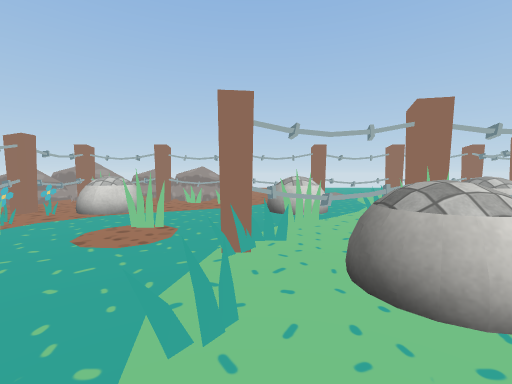
[1] (above)

24 first-person views from a walk through a scene from a Unity 3-D project. The camera is 1.2 m above the floor, tilts 4° down and sees 90° across. The floor is counted in squares, 1 m on a side. Each view is taken from the middle of a square. On the plan, view 1 faces up. The plan holds only what a view shows up to about 12 squares ahead; the rest is blank. The place goes on beyond the plan. The player is left out. Some surface patterns are stand-ins.

[2]
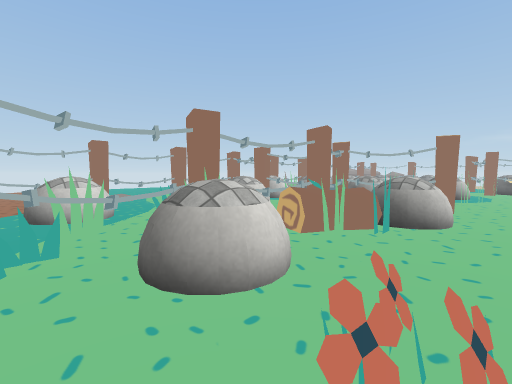

[3]
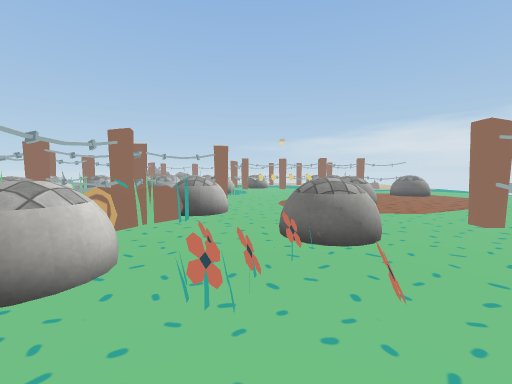

[4]
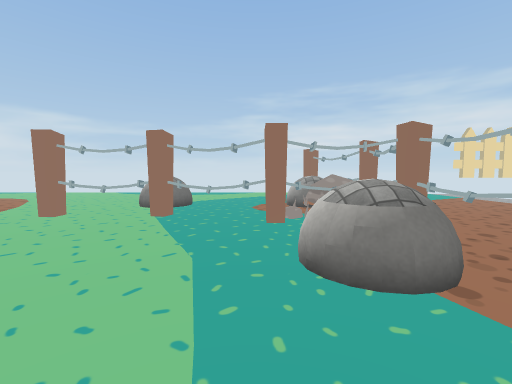

[5]
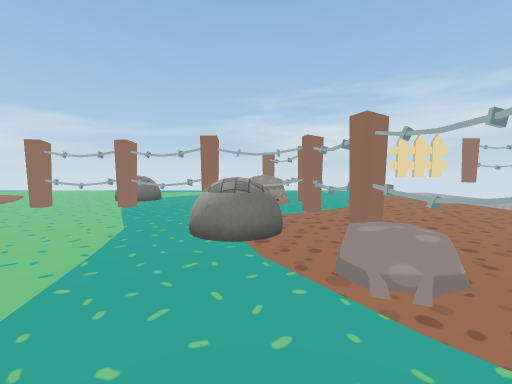

[6]
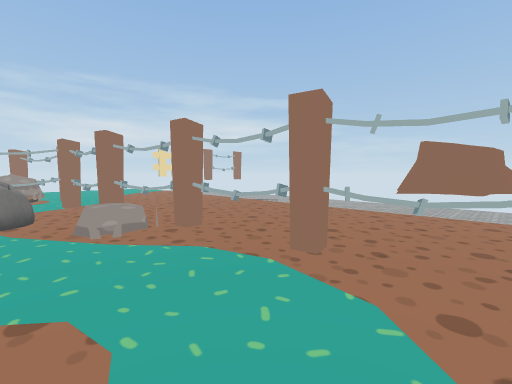

[7]
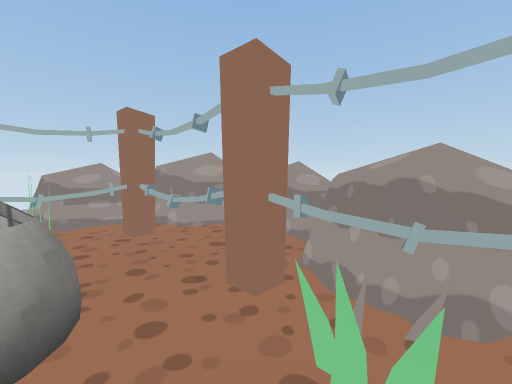

[8]
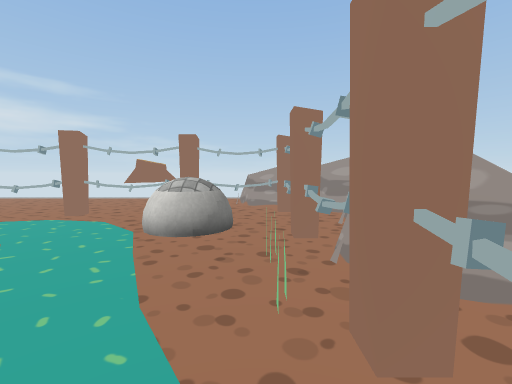

[9]
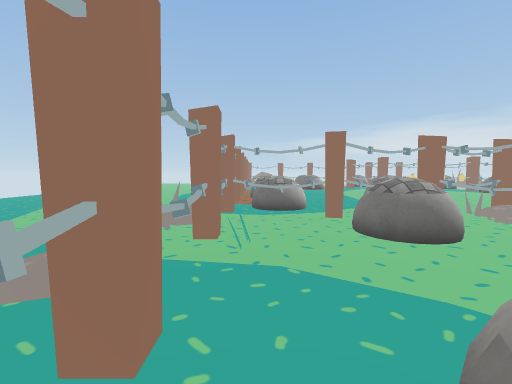

[10]
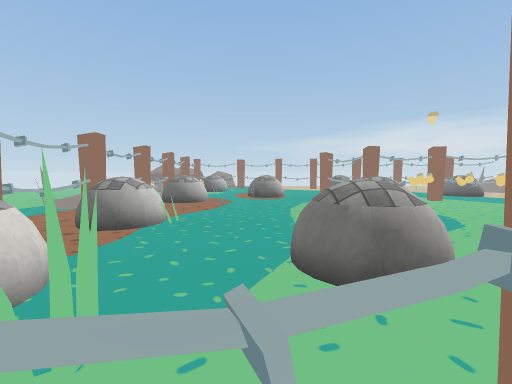

[11]
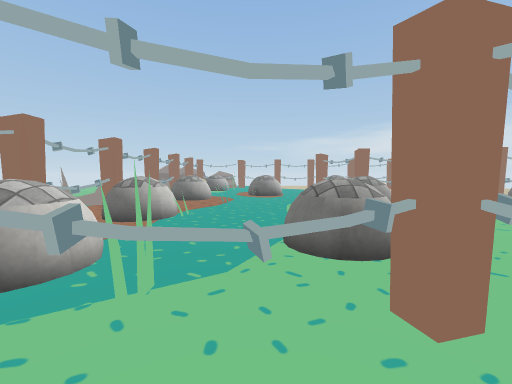

[12]
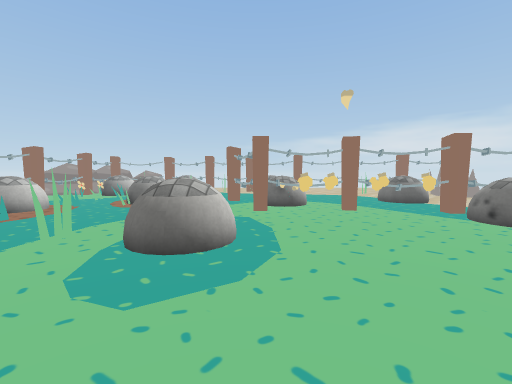

[13]
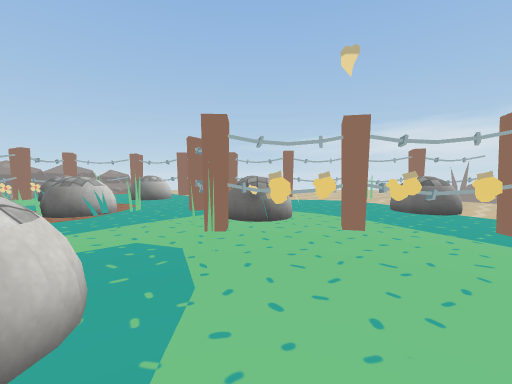

[14]
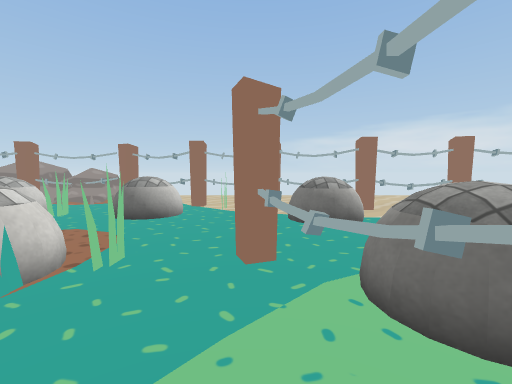

[15]
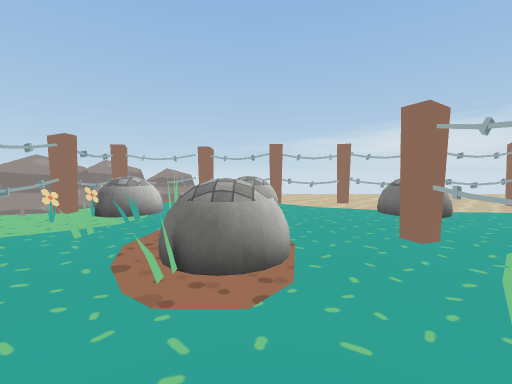

[16]
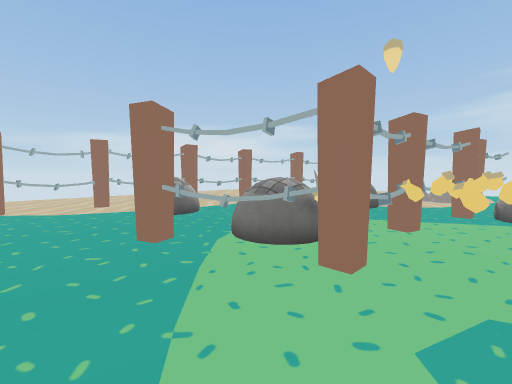

[17]
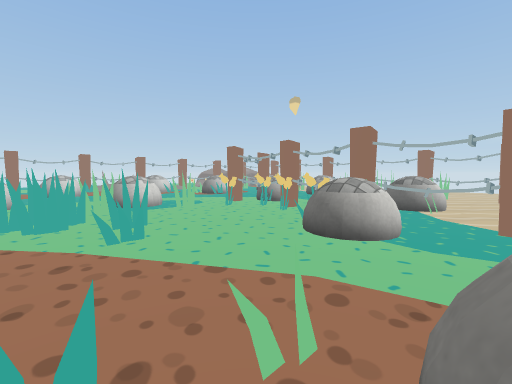

[18]
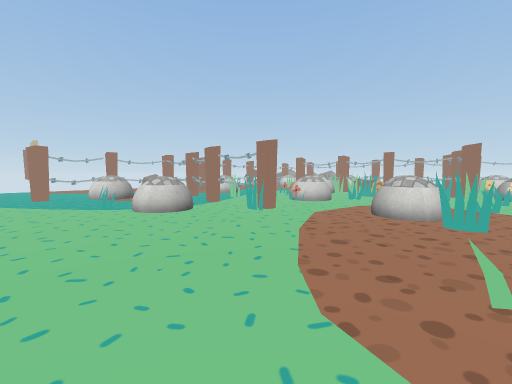

[19]
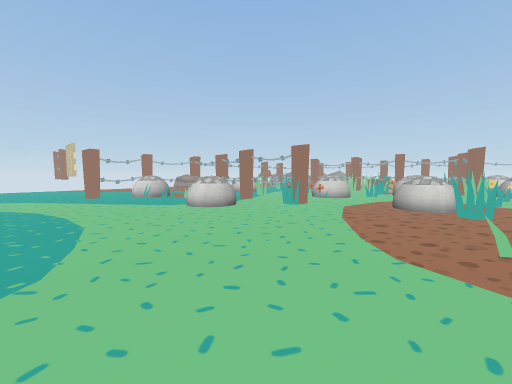

[20]
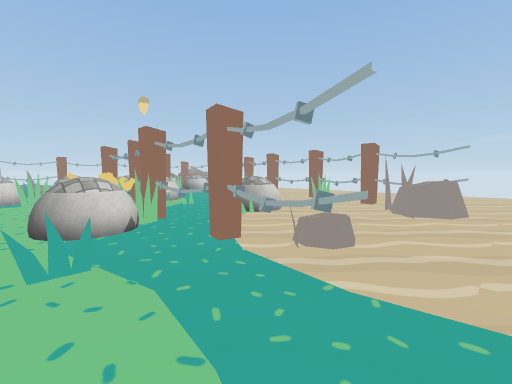

[21]
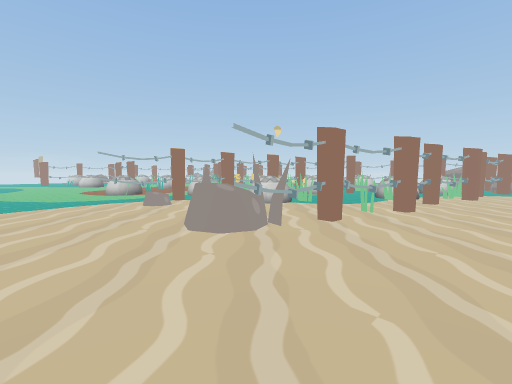

[22]
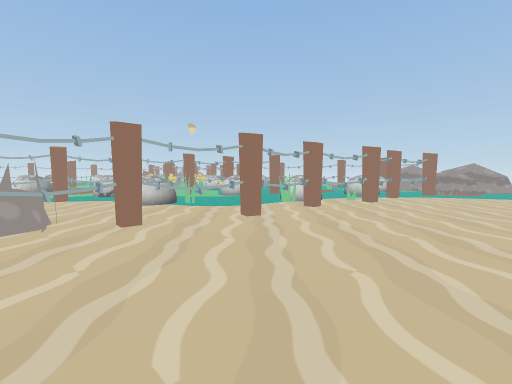

[23]
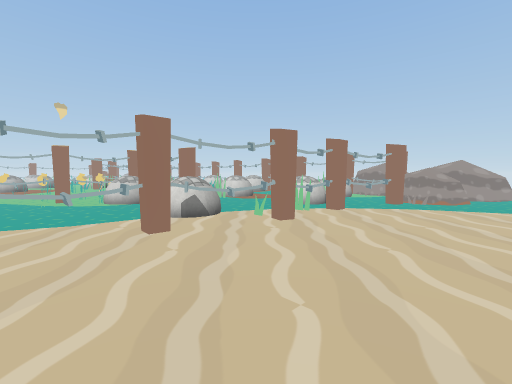

[24]
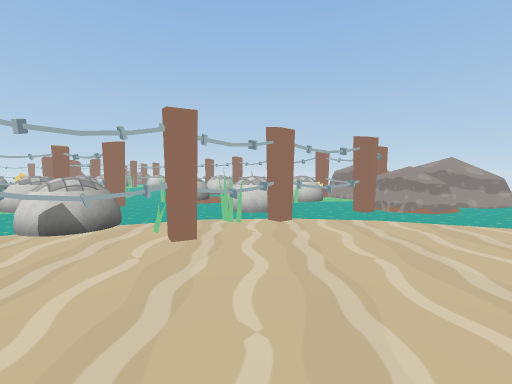

### Floor plan
Key: @ floor where view 1 was taken; # wall or solid block; x gap in a wall; . floor; = window, fence, low wall or low ledge; ^ raised ledge; R rock; B ball; T thing the floor can be seen under or through; F flower; S stump; O other object.
Columns run from 11 left of view 1 to 33 right of it. Each row starts with its distance up from view 1.
 14    R  R
 13   RR  RRRRR                          RR  RRRR
 12    RR RRRR=       O R                RR  RRRR
 11   RR#=##########=####  #####  #=  #x#####RRR.
 10  RR.=...............#BB..BB   BB  .FF...#  ..
  9  ...=.BB....BB..... #BB..BB...BB........RRRR.
  8    .x.BB....BB...B.x.................B...RR..
  7 ..SSTF...........BB=#....................#...
  6 ...STF..#...=.  .B..#...........BB...BB.#....
  5 ....TT........   ...#.BB...#....BB...BB.#....
  4 .....T.....##=#=xx#R#.BB.........#......x....
  3 .....T......BBBx^^ BR O...BB...........TT....
  2  ....x.......B.#==  ##....BB....##.....TT....
  1 .....T ..............#...=..=.###.......T....
  0 .....T   ..@F..........##....F=#BB.....#.....
 -1 ......x.BB..FF.BB......=#.....F.OB...B.#.....
 -2  .....#.BB.....BB..  ....#....#........x.....
 -3  .....#. ... ..O...BB.........F........#.....
 -4 ......## #.........BBB.......F#...#...T=.....
 -5 ......#RR#TTTTTT.....#......BB#..BB...TT.....
 -6 ...... RR ..................BB=..BB...T......
 -7  .....x.B ...BB...............#.......T......
 -8 ..... #.  ...BB.........BB....#......TT......
 -9 ...     .....BB........ BB ...#.R...RRT......
-10        #...............    ..==O...RRR.......
-11       .#...............    ..#......RR......
-12       .................   ..................
-13       .................  .................
-14       .................  .................

Positions as (right, up) in squares from view 1, and headings:
1: (0, 0), facing up
2: (0, 0), facing up-right
3: (-1, 0), facing right
4: (-1, 2), facing down
5: (-3, 4), facing down
6: (-3, 7), facing down-left
7: (-2, 9), facing up-left
8: (1, 10), facing left
9: (1, 10), facing right
10: (8, 6), facing right
11: (7, 6), facing right
12: (11, 1), facing right
13: (14, 0), facing right
14: (19, 2), facing right
15: (18, 5), facing right
16: (18, 4), facing down-right
17: (12, -8), facing up-right
18: (11, -12), facing up-left
19: (11, -14), facing up-left
20: (16, -12), facing up-right
21: (30, -14), facing up-left
22: (33, -10), facing up-left
23: (33, -4), facing up-left
24: (33, -1), facing up-left
